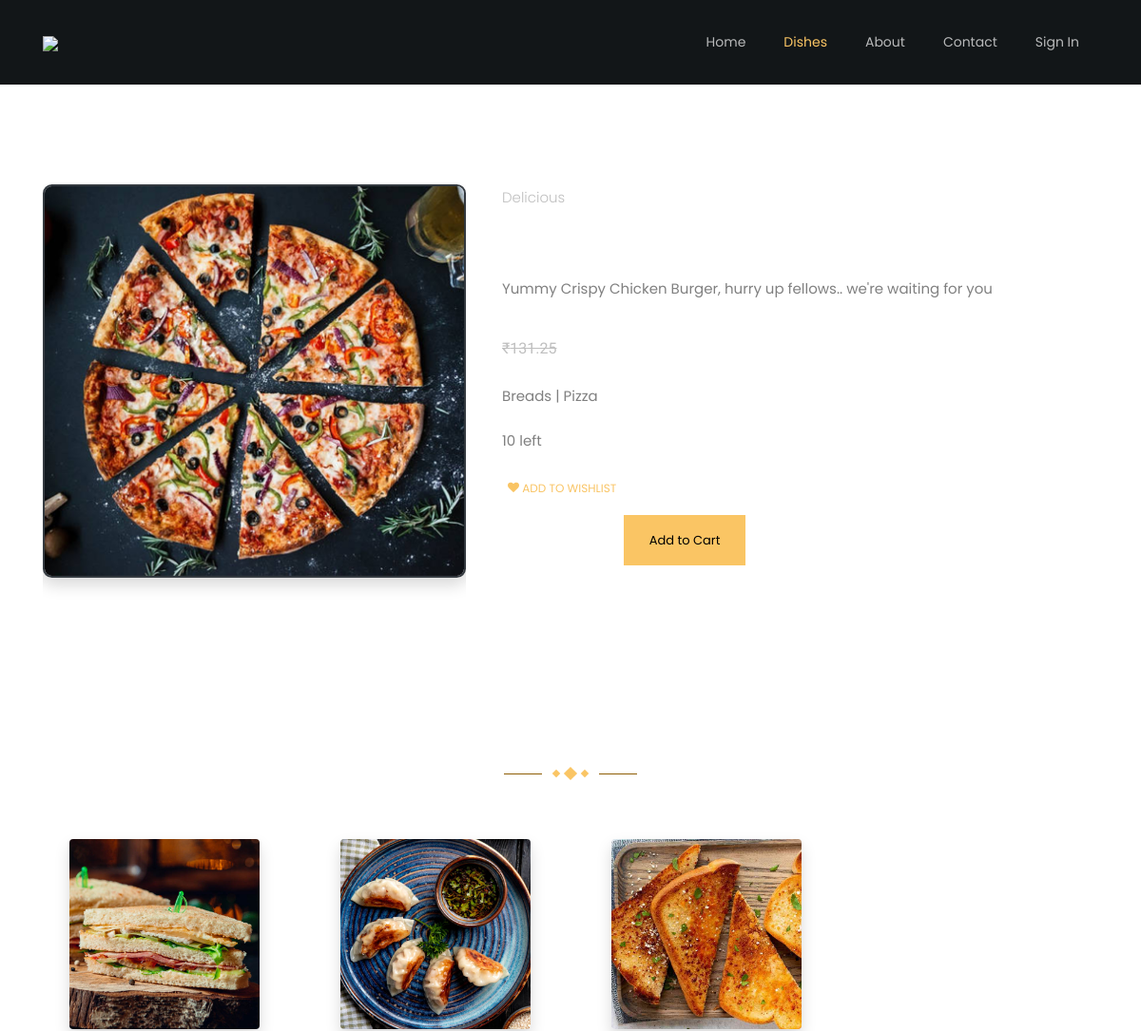
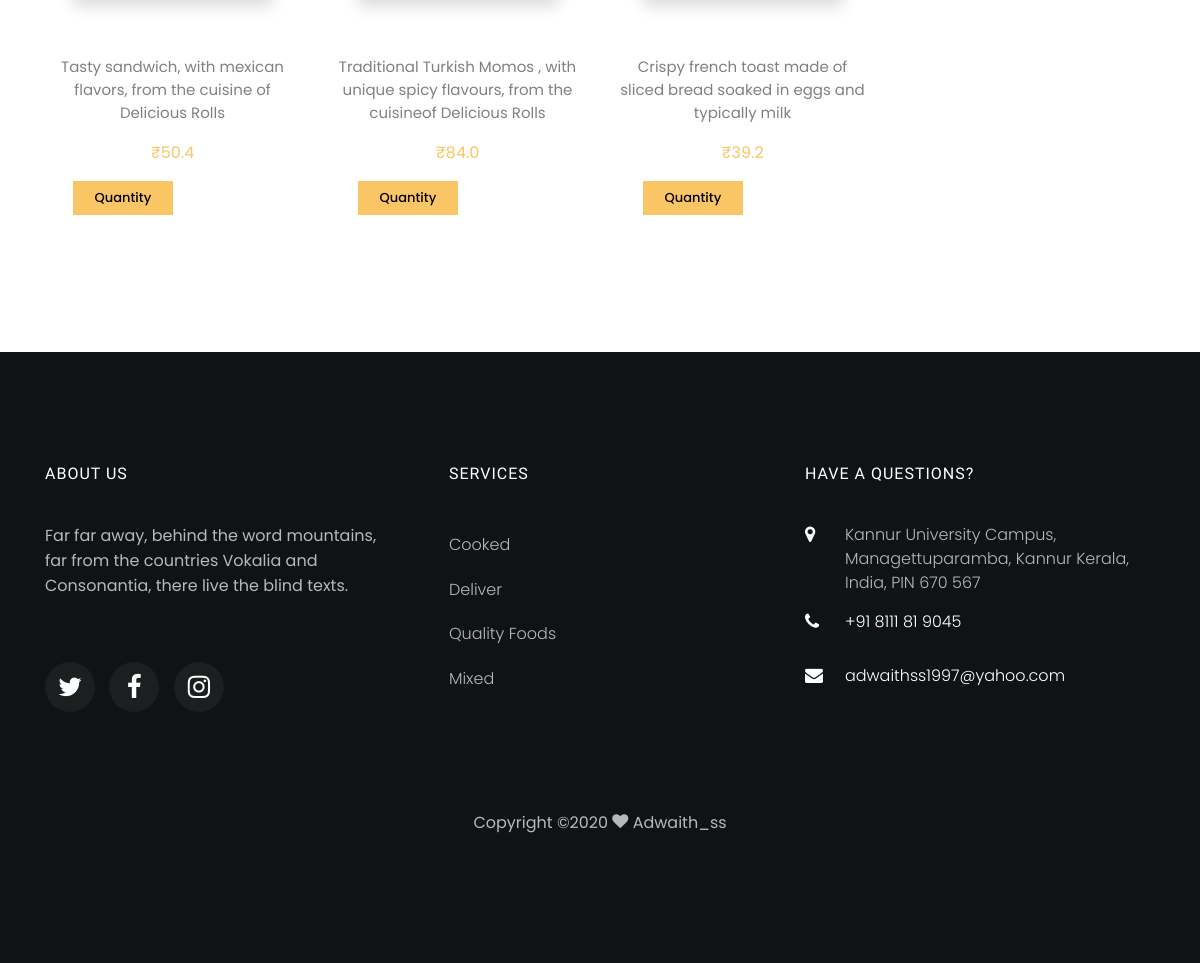
Before: /product/medium-pizza-breads-2/ with the older database file (2 pictures, top to bottom).
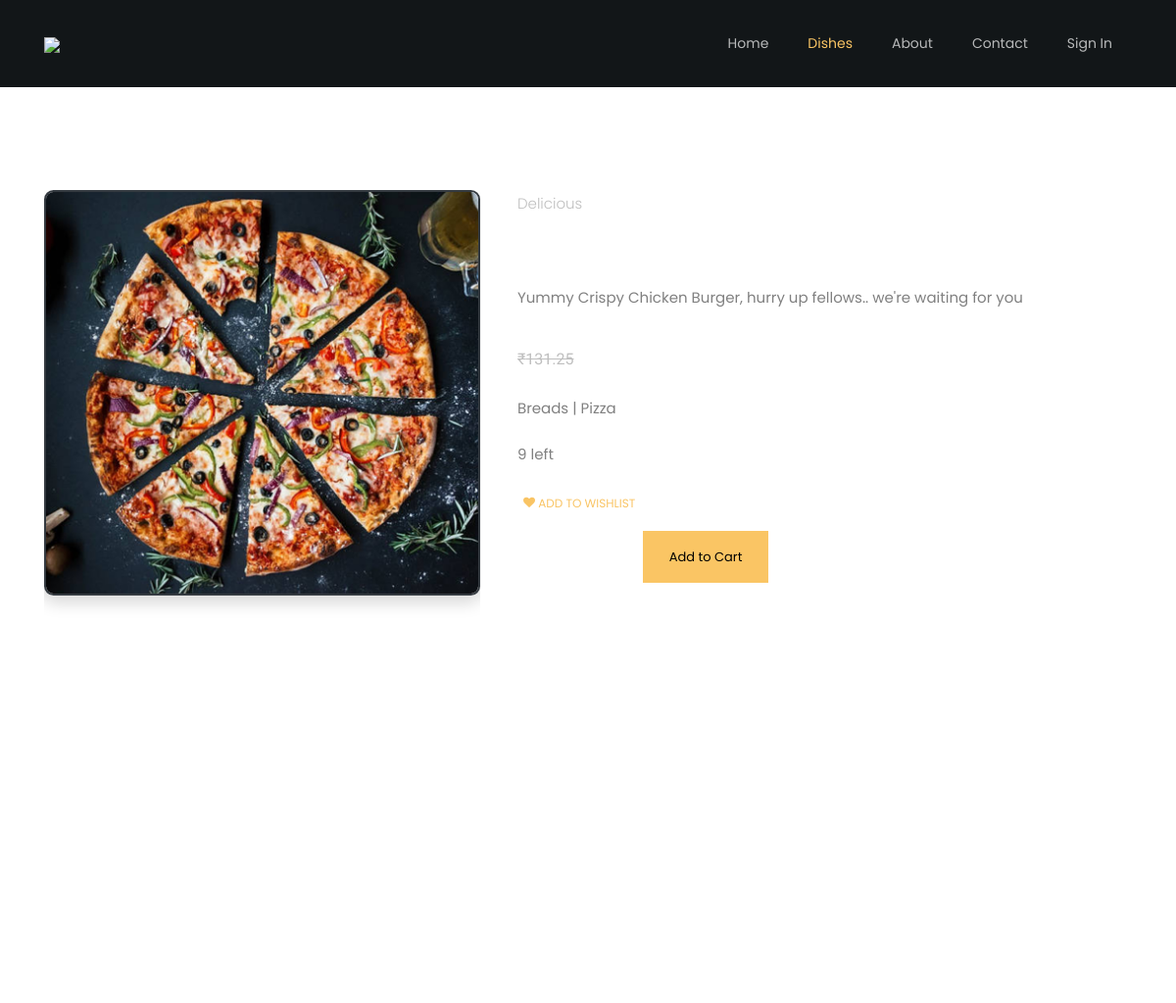
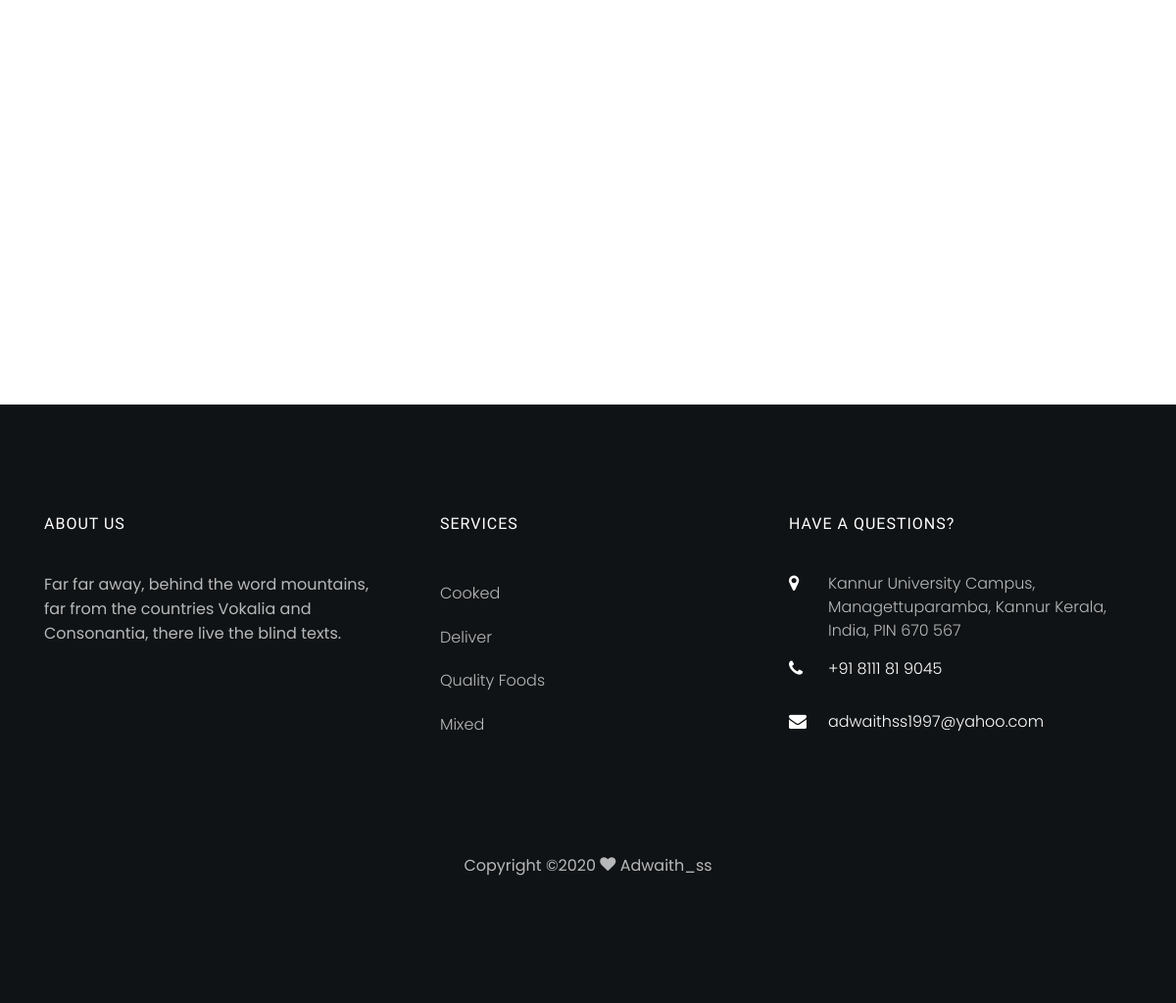
After: the same page with the newer database file (2 pictures, top to bottom).
### product/models.py (models this page shows, shortened)
class Product(models.Model):
	STATUS = (
        ('Pending', 'Pending'),
        ('Active', 'Active'),
        ('Deleted', 'Deleted'),
    )
	name = models.CharField(max_length=225)
	slug = models.SlugField(max_length = 250, null = True, blank = True)
	description = models.TextField()
	category = models.ForeignKey(Category,null=True, on_delete=models.SET_NULL)
	subCategory = models.ForeignKey(Subcategory, null=True, on_delete=models.SET_NULL)
	tag = models.ManyToManyField(Tag, null=True)
	tax = models.ForeignKey(Tax, null=True, on_delete=models.SET_NULL)
	price = models.FloatField()
	specialPrice = models.FloatField(default=0.0)
	cost = models.FloatField()
	disc_total = models.FloatField(default=0.0)
	total = models.FloatField(default=0.0)
	quantity = models.IntegerField()
	stock = models.BooleanField(default=True)
	status = models.CharField(max_length=10, choices=STATUS)
	image1 = models.ImageField(upload_to='product', max_length=100)
	image2 = models.ImageField(upload_to='product', max_length=100, null=True, blank=True)
	image3 = models.ImageField(upload_to='product', max_length=100, null=True, blank=True)
	image4 = models.ImageField(upload_to='product', max_length=100, null=True, blank=True)
	createdDate = models.DateTimeField(auto_now_add=True)
	updatedDate = models.DateTimeField(auto_now=True)

class Category(models.Model):
	name = models.CharField(max_length=50)
	createdDate = models.DateTimeField(auto_now_add=True)
	updatedDate = models.DateTimeField(auto_now=True)
	def __str__(self):
		return self.name

class Subcategory(models.Model):
	name = models.CharField(max_length=50)
	category = models.ForeignKey(Category, on_delete=models.CASCADE)
	createdDate = models.DateTimeField(auto_now_add=True)
	updatedDate = models.DateTimeField(auto_now=True)
	def __str__(self):
		return self.name

### product/views.py (the view)
# urls.py: path('<str:slug>/', ProductPage.as_view(), name='product'),
class ProductPage(TemplateView):
    template_name = "product/product.html"
    def get(self, request, slug, *args, **kwargs):
        product = Product.objects.get(slug=slug)
        related_product = Product.objects.filter(category=product.category).exclude(id=product.id).all().order_by('-id')
        context = {'product':product, 'related_product':related_product}
        return render(request, self.template_name, context)

### templates/product/product.html (shortened to what this page needs)
{% extends 'common/main.html'%}
{% load static %}
{% block content %}
<section class="ftco-section ftco-degree-bg">
    <div class="container">
        <div class="row">
            <div class="col-md-5 col-12 ftco-animate " >
                <div  class="home-slider owl-carousel img ">
                    <div class="slider-item">
                        <img src="/media/{{product.image1}}" class="img-fluid  border-dark shadow" alt="" style="border-radius: .6rem;border: 2px solid;size: 50%">
                    </div>
                </div>
            </div>
            <div class="col-md-6 ml-2 col-sm-12 ftco-animate align-self-center">
                <span class="subheading">Delicious</span>
                <h1 class="mb-4"><span style="color: #fff;font-size: 2.5rem;"><strong>{{product.name}}</strong></span></h1>
                <p class="mb-4 mb-md-5">{{product.description}}</p>
                <h2 class="mb-4 mb-md-5">{% if not product.disc_total == 0.0 %}<span style="font-size: 1rem;"><del>₹{{product.disc_total}}</del></span>{% endif %}  <span style="color: #fff;font-size: 2.2rem;"><strong>₹{{product.total}}</strong></span></h2>
                <p class="mb-4 mb-md-5">{{product.category}} | {{product.subCategory}}</p>
                <p class="mb-4 mb-md-5">{{product.quantity}} left</p>
                <form action="/add-wishlist/" method="POST">
                    <button type="submit" class="card-link-secondary small text-uppercase mb-0 mr-3" name="wishlist_add"><i class="icon-heart" aria-hidden="true"></i> Add to wishlist</p></button>
                </form>
                <form action="/add-cart/" method="POST">
                    <div class="row" style="margin: 0;">
                        <input type="number" class="btn btn-white btn-outline-white p-3 px-xl-4 py-xl-3" name="quantity" min="1" max="{{product.quantity}}" placeholder="Quantity" required="" style="width: 8rem;">
                        <input type="submit" class="btn btn-primary p-3 px-xl-4 py-xl-3" name="add-cart" value="Add to Cart" style="width: 8rem;">
                    </div>
                </form>
            </div>
        </div>
    </div>
</section>
{% if related_product.count > 0 %}
<section class="ftco-section" style="padding-top: 4em;">
    <div class="container">
        <div class="row justify-content-center mb-5 pb-3">
            <div class="col-md-7 heading-section ftco-animate text-center">
                <h2 class="mb-4">You May Also Like</h2>
                <p class="flip"><span class="deg1"></span><span class="deg2"></span><span class="deg3"></span></p>
            </div>
        </div>
        <div class="row">
            {% for x in related_product %}
            <div class="col-md-3 text-center ftco-animate mb-3">
                <div class="menu-wrap">
                    <a target="_blank" href="/product/{{x.slug}}" class="menu-img img mb-4 shadow" style="background-image: url(/media/{{x.image1}});border-radius: 2%;"></a>
                    <div class="text">
                        <h3><a target="_blank" href="/product/{{x.slug}}">{{x.name}}</a></h3>
                        <p>{{x.description}}</p>
                        <p class="price"><span>₹{{x.total}}</span></p>
                        <form action="/add-cart/" method="POST">
                            <div class="row justify-content-center" style="margin: 0;">
                                    <p><input type="number" class="btn btn-primary input1"name="quantity" min="1" max="{{x.quantity}}" placeholder="Quantity" required="" style="width: 6.2rem;"></p>
                                    <p><button class="btn btn-white btn-outline-white input1" name="add-cart" style="width: 6.2rem;">Add to Cart</button></p>
                            </div>
                        </form>
                    </div>
                </div>
            </div>
            {% endfor %}
        </div>
    </div>
</section>
{% endif %}
{% endblock %}

Changed rows visible on the page:
no longer on this page (row edited): Product: image1 (picture), description "Tasty sandwich, with mexican flavors, from the cuisine of Delicious Rolls", total "50.4"
no longer on this page (row unchanged): Product: image1 (picture), description "Traditional Turkish Momos , with unique spicy flavours, from the cuisineof Delicious Rolls", total "84.0"
no longer on this page (row edited): Product: image1 (picture), description "Crispy french toast made of sliced bread soaked in eggs and typically milk", total "39.2"
changed Product "Yummy Crispy Chicken Burger, hurry up fellows.. we're waiting for you": quantity "10" → "9"
